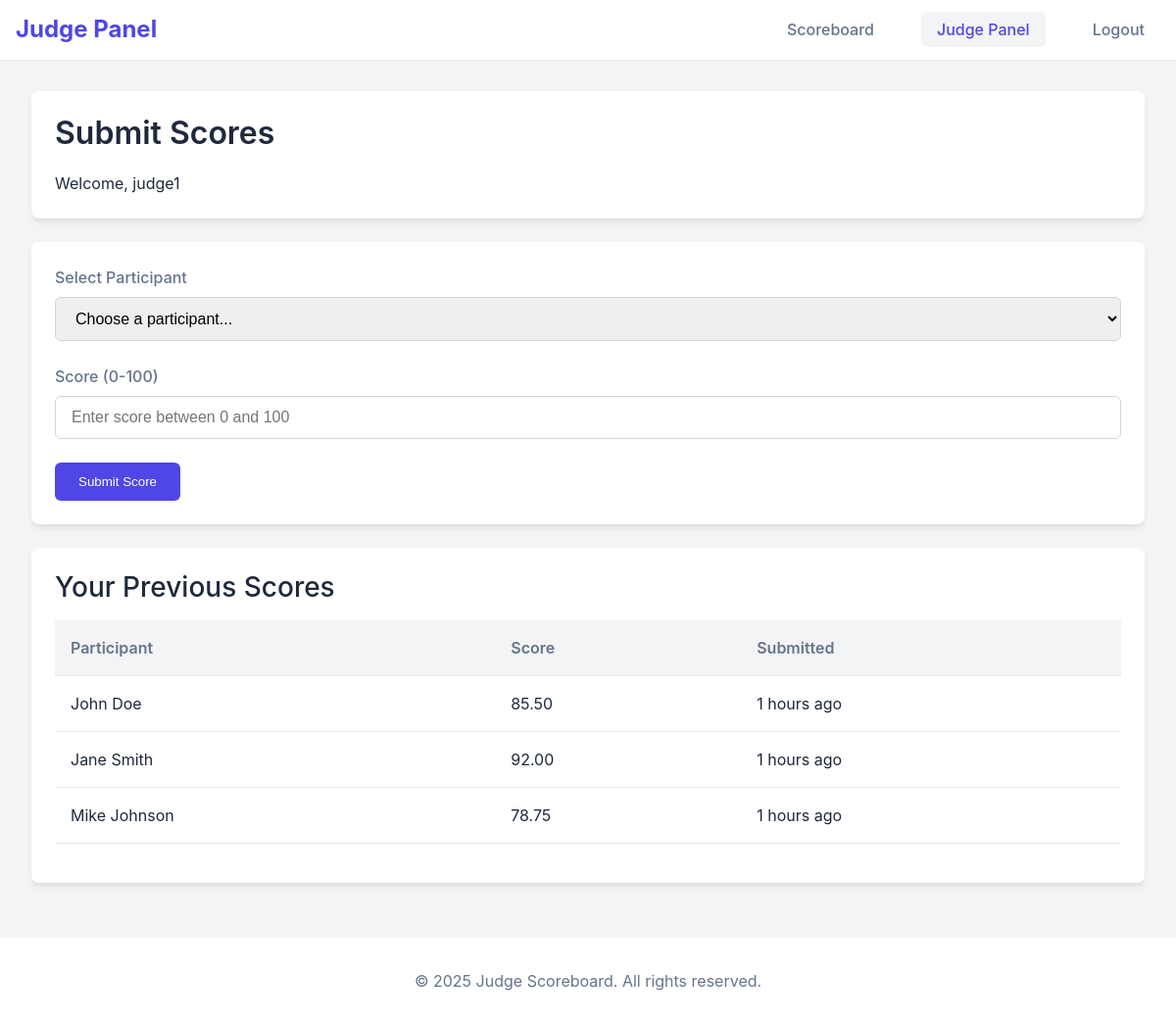
The page /judge.php (signed in) on the database its author committed.
### tables this page shows
CREATE TABLE IF NOT EXISTS scores (
    id INT PRIMARY KEY AUTO_INCREMENT,
    judge_id INT NOT NULL,
    participant_id INT NOT NULL,
    score DECIMAL(5,2) NOT NULL CHECK (score >= 0 AND score <= 100),
    submitted_at TIMESTAMP DEFAULT CURRENT_TIMESTAMP,
    FOREIGN KEY (judge_id) REFERENCES users(id) ON DELETE CASCADE,
    FOREIGN KEY (participant_id) REFERENCES participants(id) ON DELETE CASCADE,
    UNIQUE KEY unique_judge_participant (judge_id, participant_id)
);

CREATE TABLE IF NOT EXISTS participants (
    id INT PRIMARY KEY AUTO_INCREMENT,
    name VARCHAR(100) NOT NULL,
    identifier VARCHAR(50) UNIQUE NOT NULL,
    created_at TIMESTAMP DEFAULT CURRENT_TIMESTAMP
);

### includes/functions.php (called while the page is built, shortened)
<?php
function getJudgeScores($pdo, $judgeId) {
    try {
        $sql = "SELECT s.*, p.name as participant_name, p.identifier
                FROM scores s
                JOIN participants p ON s.participant_id = p.id
                WHERE s.judge_id = :judge_id
                ORDER BY s.submitted_at DESC";
        $stmt = $pdo->prepare($sql);
        $stmt->execute([':judge_id' => $judgeId]);
        return $stmt->fetchAll();
    } catch(PDOException $e) {
        error_log("Error fetching judge scores: " . $e->getMessage());
        return [];
    }
}
function timeAgo($datetime) {
    $time = time() - strtotime($datetime);
    if ($time < 86400) return floor($time/3600) . ' hours ago';
    return date('M j, Y', strtotime($datetime));
}
?>

### judge.php (the view, shortened to what this page needs)
<?php
require_once 'includes/functions.php';
$pdo = getDBConnection();
$judgeScores = getJudgeScores($pdo, $_SESSION['user_id']);
?>
<!DOCTYPE html>
<html lang="en">
<head>
    <link rel="stylesheet" href="assets/css/style.css">
</head>
<body>
    <header>
        <nav>
            <div class="logo">
                <h1>Judge Panel</h1>
            </div>
            <ul class="nav-links">
                <li><a href="index.php">Scoreboard</a></li>
                <li><a href="judge.php" class="active">Judge Panel</a></li>
                <li><a href="#" class="logout-btn">Logout</a></li>
            </ul>
        </nav>
    </header>
    <main>
        <div class="judge-panel">
            <div class="panel-header card">
                <div class="header-content">
                    <h2>Submit Scores</h2>
                    <p class="text-secondary">Welcome, <?php echo htmlspecialchars($_SESSION['username']); ?></p>
                </div>
            </div>
            <div class="scoring-section card">
                <form id="score-form" class="score-form">
                    <div class="form-group">
                        <label for="participant">Select Participant</label>
                        <select name="participant_id" id="participant" required>
                            <option value="">Choose a participant...</option>
                        </select>
                    </div>
                    <div class="form-group">
                        <label for="score">Score (0-100)</label>
                        <input type="number" name="score" id="score" min="0" max="100" step="0.01" required
                               placeholder="Enter score between 0 and 100">
                    </div>
                    <button type="submit" class="btn btn-primary">Submit Score</button>
                </form>
            </div>
            <div class="previous-scores card">
                <h3>Your Previous Scores</h3>
                <div class="table-container">
                    <table class="scores-table">
                        <thead>
                            <tr>
                                <th>Participant</th>
                                <th>Score</th>
                                <th>Submitted</th>
                            </tr>
                        </thead>
                        <tbody>
                            <?php foreach ($judgeScores as $score): ?>
                            <tr>
                                <td><?php echo htmlspecialchars($score['participant_name']); ?></td>
                                <td><span class="score"><?php echo number_format($score['score'], 2); ?></span></td>
                                <td><?php echo timeAgo($score['submitted_at']); ?></td>
                            </tr>
                            <?php endforeach; ?>
                        </tbody>
                    </table>
                </div>
            </div>
        </div>
    </main>
    <footer>
        <p>&copy; <?php echo date('Y'); ?> Judge Scoreboard. All rights reserved.</p>
    </footer>
</body>
</html>

### assets/css/style.css (style rules this page uses)
:root { --primary-color: #4f46e5; --primary-dark: #4338ca; --secondary-color: #818cf8; --accent-color: #6366f1; --success-color: #10b981; --warning-color: #f59e0b; --error-color: #ef4444; --dark-color: #1f2937; --light-color: #f8fafc; --gray-100: #f3f4f6; --gray-200: #e5e7eb; --gray-300: #d1d5db; --gray-400: #9ca3af; --gray-500: #6b7280; --text-primary: #1e293b; --text-secondary: #64748b; --border-color: #e2e8f0; --shadow-sm: 0 1px 2px 0 rgba(0, 0, 0, 0.05); --shadow-md: 0 4px 6px -1px rgba(0, 0, 0, 0.1); --shadow-lg: 0 10px 15px -3px rgba(0, 0, 0, 0.1); --gradient-primary: linear-gradient(135deg, var(--primary-color) 0%, var(--secondary-color) 100%); --border-radius-sm: 0.375rem; --border-radius: 0.5rem; --border-radius-lg: 0.75rem; --transition: all 0.3s cubic-bezier(0.4, 0, 0.2, 1); }
* { margin: 0; padding: 0; box-sizing: border-box; }
html { font-size: 16px; scroll-behavior: smooth; }
body { font-family: 'Inter', system-ui, -apple-system, sans-serif; background-color: var(--gray-100); color: var(--text-primary); line-height: 1.5; min-height: 100vh; display: flex; flex-direction: column; }
header { background-color: white; box-shadow: var(--shadow-sm); position: sticky; top: 0; z-index: 100; }
nav { max-width: 1280px; margin: 0 auto; padding: 1rem; display: flex; justify-content: space-between; align-items: center; }
.logo h1 { font-size: 1.5rem; color: var(--primary-color); font-weight: 700; margin: 0; }
.nav-links { display: flex; gap: 2rem; list-style: none; }
.nav-links a { color: var(--text-secondary); text-decoration: none; font-weight: 500; padding: 0.5rem 1rem; border-radius: var(--border-radius-sm); transition: var(--transition); }
.nav-links a:hover, .nav-links a.active { color: var(--primary-color); background-color: var(--gray-100); }
main { flex: 1; padding: 2rem; max-width: 1280px; margin: 0 auto; width: 100%; }
.card { background-color: white; border-radius: var(--border-radius); box-shadow: var(--shadow-md); padding: 1.5rem; margin-bottom: 1.5rem; }
table { width: 100%; border-collapse: separate; border-spacing: 0; margin: 1rem 0; }
th, td { padding: 1rem; text-align: left; border-bottom: 1px solid var(--gray-200); }
th { background-color: var(--gray-100); font-weight: 600; color: var(--text-secondary); }
.form-group { margin-bottom: 1.5rem; }
label { display: block; margin-bottom: 0.5rem; font-weight: 500; color: var(--text-secondary); }
input, select, textarea { width: 100%; padding: 0.75rem 1rem; border: 1px solid var(--gray-300); border-radius: var(--border-radius-sm); font-size: 1rem; transition: var(--transition); }
.btn { display: inline-flex; align-items: center; justify-content: center; padding: 0.75rem 1.5rem; border-radius: var(--border-radius-sm); font-weight: 500; text-decoration: none; cursor: pointer; transition: var(--transition); border: none; }
.btn-primary { background-color: var(--primary-color); color: white; }
footer { background-color: white; padding: 2rem; text-align: center; color: var(--text-secondary); margin-top: auto; }
h1, h2, h3, h4, h5, h6 { margin-bottom: 1rem; line-height: 1.2; color: var(--text-primary); }
h1 { font-size: 2.5rem; font-weight: 700; margin-bottom: 1.5rem; }
h2 { font-size: 2rem; font-weight: 600; margin-bottom: 1.25rem; }
h3 { font-size: 1.75rem; font-weight: 500; margin-bottom: 1rem; }

### rows shown on the page
scores: participant.name "John Doe", score "85.50", submitted_at "1 hours ago"
scores: participant.name "Jane Smith", score "92.00", submitted_at "1 hours ago"
scores: participant.name "Mike Johnson", score "78.75", submitted_at "1 hours ago"

### other values the page prints
$_SESSION['username'] "judge1"
